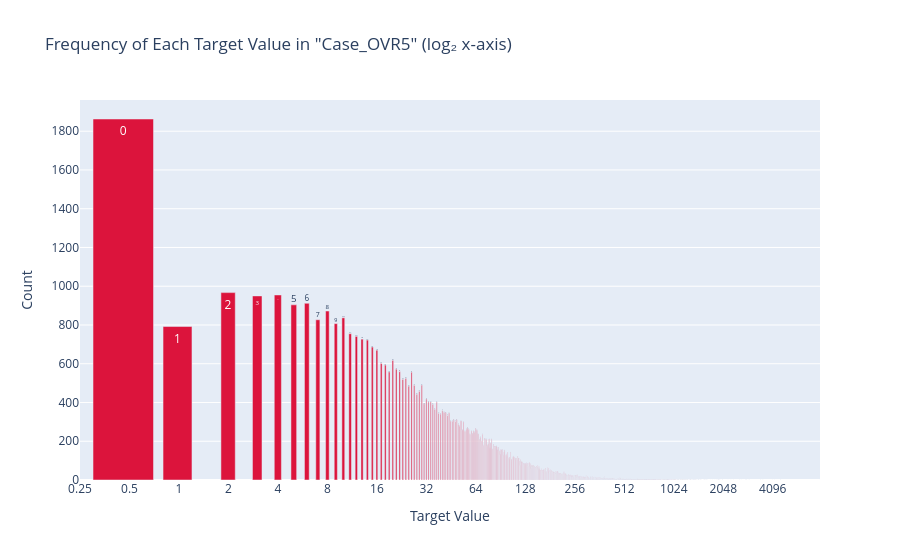

The notebook cell this image was saved under:
### Code cell
plot_log2_frequency(dataset, 'Case_OVR5')

### Figure 1 — Plotly figure (JSON) as saved in the notebook; plotly's stock layout.template omitted (floating-point values rounded to 4 significant figures; data arrays with more than 128 entries replaced by an {"elided": "..."} marker saying what was removed)
{"data": [{"hovertemplate": "Value: %{text}<br>Count: %{y}<extra></extra>", "marker": {"color": "crimson"}, "text": {"elided": "972 str values"}, "type": "bar", "x": {"elided": "972 float values"}, "y": {"elided": "972 int values"}}], "layout": {"title": {"text": "Frequency of Each Target Value in \"Case_OVR5\" (log₂ x-axis)"}, "xaxis": {"dtick": 0.301, "title": {"text": "Target Value"}, "type": "log"}, "yaxis": {"title": {"text": "Count"}}}}
